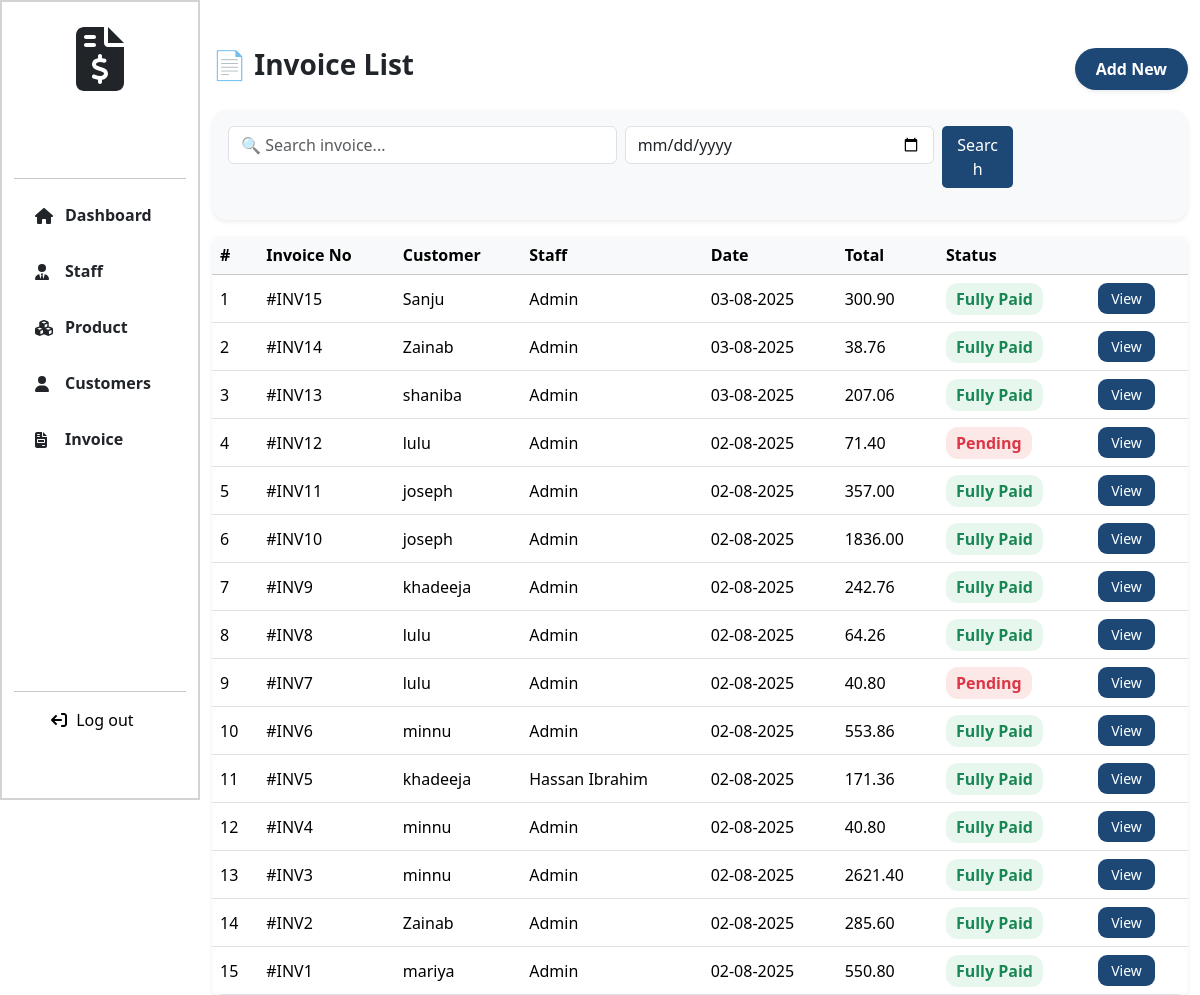
The page /invoices (signed in) on the database its author committed.
### Billing_App/models.py (models this page shows, shortened)
class Invoice(models.Model):
    customer = models.ForeignKey(Customer, on_delete=models.CASCADE)
    staff = models.ForeignKey(User, on_delete=models.CASCADE)
    date = models.DateTimeField(auto_now_add=True)
    gst_percentage = models.IntegerField(default=2)
    gst = models.DecimalField(max_digits=5, decimal_places=2, default=0.00)
    total = models.DecimalField(max_digits=15, decimal_places=2, default=0)
    grand_total = models.DecimalField(max_digits=15, default=0, decimal_places=2)
    amount_paid = models.DecimalField(max_digits=10, decimal_places=2, default=0.00)
    amount_due = models.DecimalField(max_digits=10, decimal_places=2, default=0.00)

class Customer(models.Model):
    fullname = models.CharField(max_length=255)
    phone=models.IntegerField(unique=True)
    address = models.TextField()
    wallet = models.DecimalField(max_digits=10, decimal_places=2, default=Decimal('0.00'))
    credit_limit = models.DecimalField(max_digits=10, decimal_places=2, default=Decimal('1000.00'))

### Billing_App/views.py (the view)
# urls.py: path('invoices', views.invoices, name="invoices"),
@login_required
def invoices(request):
    if 'phone' in request.session:
      del request.session['phone']
    if request.method == "GET":
      search = request.GET.get("search")
      date = request.GET.get("date")
      invoices = Invoice.objects.all().order_by('-id')
      if search:
        invoices = Invoice.objects.filter(
          Q(customer__fullname__icontains=search) | Q(id__icontains=search) | Q(grand_total__icontains=search))
      elif date:
        invoices = Invoice.objects.filter(date__date=date)
      else:
        invoices = Invoice.objects.all().order_by('-id')
    return render(request, "invoices.html", locals())

### templates/invoices.html (shortened to what this page needs)
{% extends 'navbar.html' %}
{% load static %}
{% block link %}
<link rel="stylesheet" href="https://cdn.jsdelivr.net/npm/bootstrap@5.3.2/dist/css/bootstrap.min.css">
<link rel="stylesheet" href="{% static 'css/invoice.css' %}">
{% endblock %}
{% block content %}
<div class="col-lg-10 col-md-9 col-sm-9 page-col">
    <div class="invoice-header">
        <h3 class="fw-bold">📄 Invoice List</h3>
        <a href="{% url 'create_invoice' %}" class="btn btn-new-bill shadow-sm">Add New</a>
    </div>
    <div class="card shadow-sm border-0 p-3 mb-3 search-card">
        <form action="{% url 'invoices' %}" method="get" class="row g-2">
            <div class="col-md-5">
                <input type="text" class="form-control" name="search" placeholder="🔍 Search invoice..." autocomplete="off">
            </div>
            <div class="col-md-4">
                <input type="date" name="date" class="form-control">
            </div>
            <div class="col-md-3 d-grid">
                <button type="submit" class="btn " style="border-radius:5px; background-color:#1d4876; color: white; width: 31%;">Search</button>
            </div>
        </form>
    </div>
    {% if invoices %}
    <div class="card shadow-sm border-0">
        <div class="table-responsive">
            <table class="table table-hover align-middle mb-0">
                <thead class="table-light">
                    <tr>
                        <th>#</th>
                        <th>Invoice No</th>
                        <th>Customer</th>
                        <th>Staff</th>
                        <th>Date</th>
                        <th>Total</th>
                        <th>Status</th>
                        <th></th>
                    </tr>
                </thead>
                <tbody>
                    {% for invoice in invoices %}
                    <tr>
                        <td>{{ forloop.counter }}</td>
                        <td>#INV{{ invoice.id }}</td>
                        <td>{{ invoice.customer.fullname }}</td>
                        <td>{% if not invoice.staff.first_name %}Admin{% else %}{{ invoice.staff.first_name }} {{ invoice.staff.last_name }}{% endif %}</td>
                        <td>{{ invoice.date|date:"d-m-Y" }}</td>
                        <td>{{ invoice.grand_total }}</td>
                        <td>
                            {% if invoice.amount_paid >= invoice.grand_total %}
                                <span class="text-success fw-bold">Fully Paid</span>
                            {% else %}
                                <span class="text-danger fw-bold">Pending</span>
                            {% endif %}
                        </td>
                        <td><a href="{% url 'invoice_view' invoice.id %}" class="btn btn-product">View</a></td>
                    </tr>
                    {% endfor %}
                </tbody>
            </table>
        </div>
    </div>
    {% else %}
    <div class="alert alert-warning text-center mt-4 rounded-pill shadow-sm">
        🚫 No Invoice Found!
    </div>
    {% endif %}
</div>
{% endblock %}

### static/css/index.css (style rules this page uses)
body { margin: 0px; padding: 0px; box-sizing: border-box; }

### static/css/style.css (style rules this page uses)
.table-responsive { width: 100%; overflow-x: auto; }
.row { height: 100vh; }
.page-col { background-color: white; margin-left: auto; }

### static/css/invoice.css (style rules this page uses)
.page-col { min-height: 100vh; }
.row { height: auto !important; }

### templates/invoices.html (style rules this page uses)
.page-col { padding-top: 48px; }
.invoice-header { display: flex; justify-content: space-between; align-items: center; margin-bottom: 20px; }
.btn-new-bill { background-color: #1d4876; color: white; border-radius: 50px; padding: 8px 20px; font-weight: 600; transition: 0.3s ease; }
.search-card { background: #f8f9fa; border-radius: 15px; }
.table { border-radius: 10px; overflow: hidden; }
.table thead { background-color: #f1f3f5; }
.btn-product { background-color: #1d4876; color: #fff; border-radius: 9px; font-size: 14px; padding: 4px 12px; transition: 0.3s ease; }
.text-success.fw-bold, .text-danger.fw-bold { padding: 5px 10px; border-radius: 12px; }
.text-success.fw-bold { background-color: #e8f7ee; }
.text-danger.fw-bold { background-color: #fde8e8; }

### rows shown on the page
Invoice: id "15", customer.fullname "Sanju", shows "Admin", date "03-08-2025", grand_total "300.90", amount_paid "Fully Paid"
Invoice: id "14", customer.fullname "Zainab", shows "Admin", date "03-08-2025", grand_total "38.76", amount_paid "Fully Paid"
Invoice: id "13", customer.fullname "shaniba", shows "Admin", date "03-08-2025", grand_total "207.06", amount_paid "Fully Paid"
Invoice: id "12", customer.fullname "lulu", shows "Admin", date "02-08-2025", grand_total "71.40", amount_paid "Pending"
Invoice: id "11", customer.fullname "joseph", shows "Admin", date "02-08-2025", grand_total "357.00", amount_paid "Fully Paid"
Invoice: id "10", customer.fullname "joseph", shows "Admin", date "02-08-2025", grand_total "1836.00", amount_paid "Fully Paid"
Invoice: id "9", customer.fullname "khadeeja", shows "Admin", date "02-08-2025", grand_total "242.76", amount_paid "Fully Paid"
Invoice: id "8", customer.fullname "lulu", shows "Admin", date "02-08-2025", grand_total "64.26", amount_paid "Fully Paid"
Invoice: id "7", customer.fullname "lulu", shows "Admin", date "02-08-2025", grand_total "40.80", amount_paid "Pending"
Invoice: id "6", customer.fullname "minnu", shows "Admin", date "02-08-2025", grand_total "553.86", amount_paid "Fully Paid"
Invoice: id "5", customer.fullname "khadeeja", staff.first_name "Hassan", staff.last_name "Ibrahim", date "02-08-2025", grand_total "171.36", amount_paid "Fully Paid"
Invoice: id "4", customer.fullname "minnu", shows "Admin", date "02-08-2025", grand_total "40.80", amount_paid "Fully Paid"
Invoice: id "3", customer.fullname "minnu", shows "Admin", date "02-08-2025", grand_total "2621.40", amount_paid "Fully Paid"
Invoice: id "2", customer.fullname "Zainab", shows "Admin", date "02-08-2025", grand_total "285.60", amount_paid "Fully Paid"
Invoice: id "1", customer.fullname "mariya", shows "Admin", date "02-08-2025", grand_total "550.80", amount_paid "Fully Paid"
